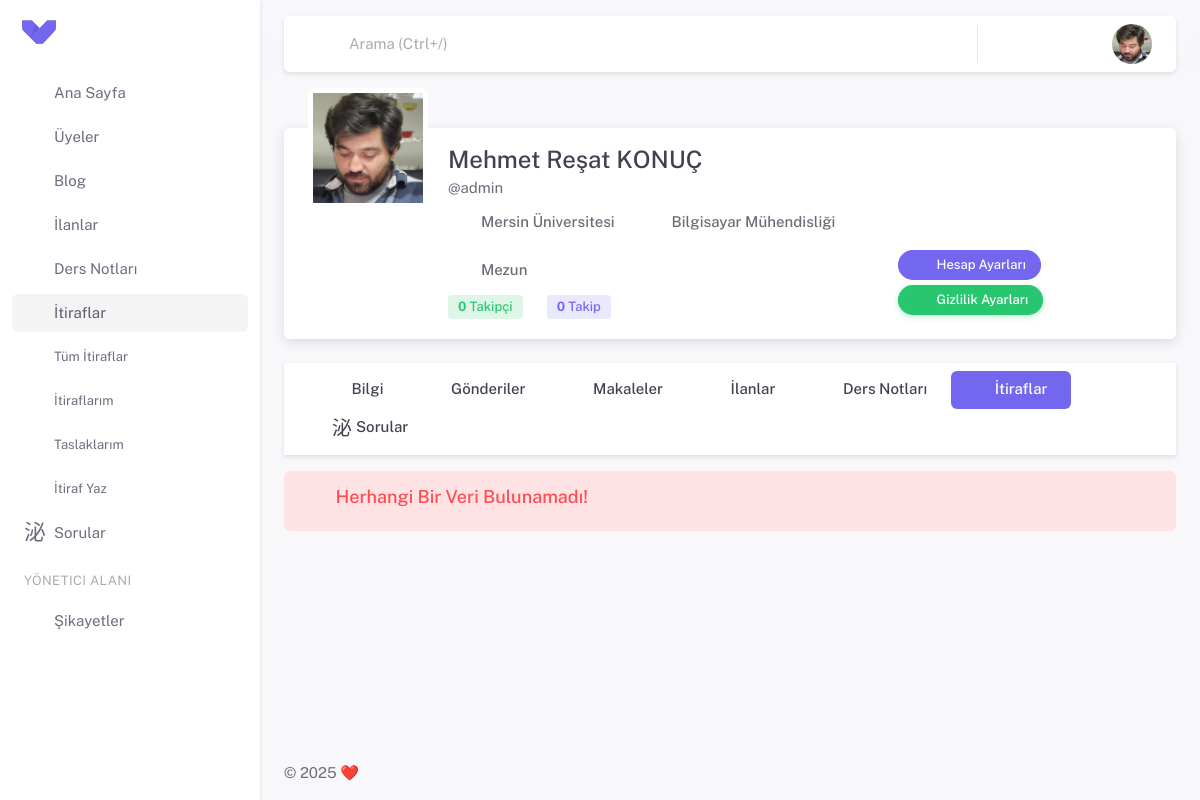
Page /profile/admin/confessions/ (signed in) on the earlier database version.
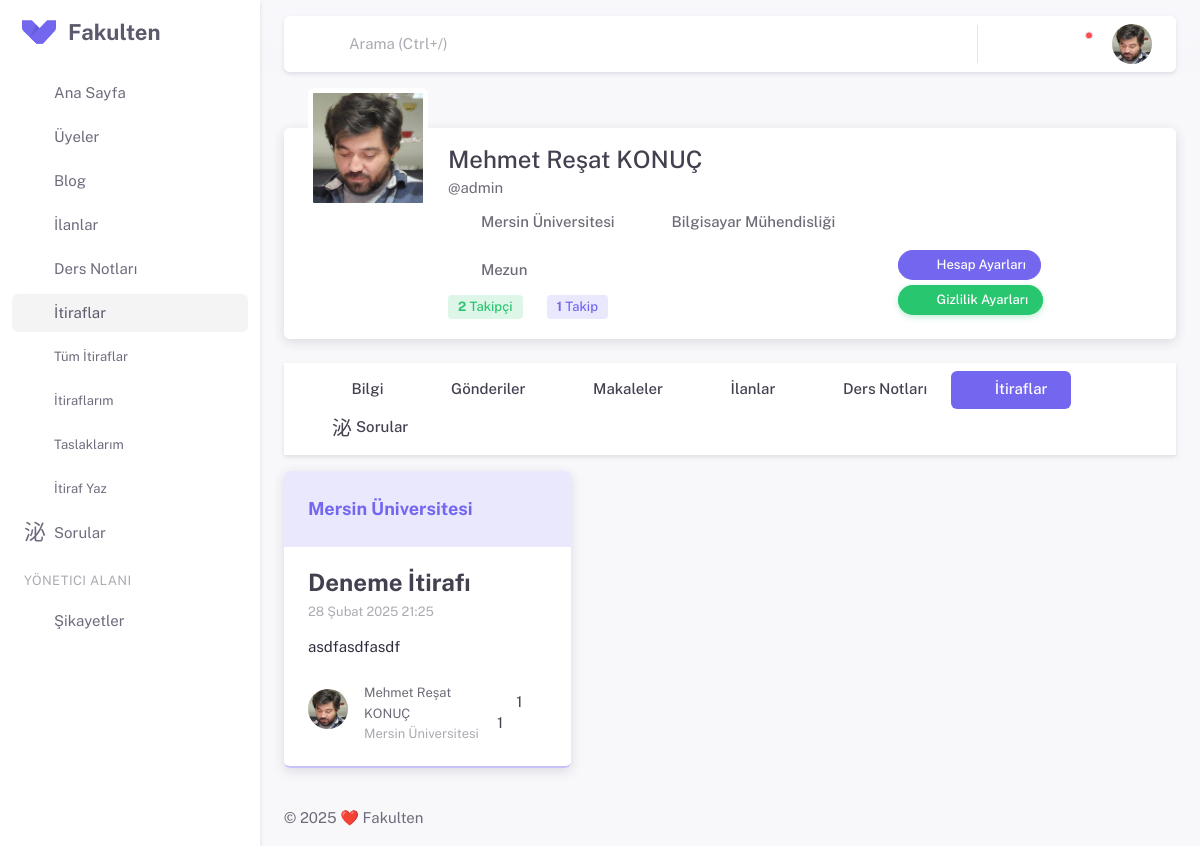
Same page on the later database version.
### apps/profiles/models.py (models this page shows, shortened)
class EducationalInformationModel(models.Model):
    user = models.OneToOneField(settings.AUTH_USER_MODEL,
                             on_delete=models.CASCADE, related_name='educational_information', db_index=True)
    country = models.ForeignKey(inputs.CountriesModel,
                             on_delete=models.CASCADE, db_index=True)
    university = models.ForeignKey(inputs.UniversitiesModel,
                             on_delete=models.CASCADE, db_index=True)
    department = models.ForeignKey(inputs.DepartmentsModel,
                             on_delete=models.CASCADE, db_index=True)
    status = models.ForeignKey(inputs.StatusModel,
                             on_delete=models.CASCADE, db_index=True)

class ProfilePictureModel(models.Model):
    user = models.OneToOneField(settings.AUTH_USER_MODEL, on_delete=models.CASCADE, related_name='profile_photo')
    profile_photo = models.ImageField(
        upload_to='profile_photos', blank=True, null=True)

### apps/inputs/models.py (models this page shows)
class UniversitiesModel(models.Model):
    countries = models.ForeignKey(CountriesModel, on_delete=models.CASCADE)
    universities = models.CharField(max_length=255)
    def __str__(self):
        return self.universities

class DepartmentsModel(models.Model):
    universities = models.ManyToManyField(UniversitiesModel)
    departments = models.CharField(max_length=255)
    def __str__(self):
        return self.departments

class StatusModel(models.Model):
    status = models.CharField(max_length=55)
    def __str__(self):
        return self.status

### apps/settings/models.py (models this page shows, shortened)
class SiteSettingsModel(models.Model):
    site_name = models.CharField(max_length=50, verbose_name="Site Adı")
    site_description = models.TextField(verbose_name="Site Açıklaması")
    class Meta:
        verbose_name = "Site Ayarı"
        verbose_name_plural = "Site Ayarları"

### apps/confessions/models.py (models this page shows, shortened)
class ConfessionsModel(models.Model):
    user = models.ForeignKey(settings.AUTH_USER_MODEL,
                            on_delete=models.CASCADE, related_name='confessions')
    title = models.CharField(max_length=155)
    description = models.TextField(blank=True, null=True)
    comments = GenericRelation(Comment)
    likes = GenericRelation(Likes)
    create_at = models.DateTimeField(auto_now_add=True)
    country = models.ForeignKey(CountriesModel,
                        on_delete=models.CASCADE)
    university = models.ForeignKey(UniversitiesModel,
                        on_delete=models.CASCADE)
    is_privacy = models.BooleanField(default=True)
    is_published = models.BooleanField(default=False)
    slug = models.SlugField(unique=True, max_length=160, blank=True, editable=False)

### apps/profiles/views.py (the view)
# urls.py: path('<str:username>/confessions/', views.ConfessionsProfileView.as_view(), name='confessions_profile'),
class ConfessionsProfileView(LoginRequiredMixin, View):
    template = 'profiles/confessions.html'
    paginate_by = 12
    context = {
        'siteTitle' : 'Profil',
    }
    def get(self, request, username):
        users = get_user_model()  # Varsayılan kullanıcı modelini al
        profile = get_object_or_404(
            users.objects.select_related(
                'educational_information',
                'privacy',
                'profile_photo'
            ).prefetch_related(
                'followers',
                'following',
                'follow_requests_received',
                'confessions',
            ),
            username=username
        )
        confessions = profile.confessions.filter(is_privacy = False, is_published = True).prefetch_related('likes', 'comments')
        paginator = Paginator(confessions, self.paginate_by)
        page_number = request.GET.get('page')
        page_obj = paginator.get_page(page_number)
        followers = profile.followers.filter(follower=request.user)
        self.context.update({
            'siteTitle': f'{profile.first_name} {profile.last_name} - İtirafları',
            'profile': profile,
            'data':page_obj,
            'followers':followers,
        })
        return render(request, self.template, self.context)

### apps/comments/models.py (called while the page is built)
    def get_notifications_comment_context(self):
        context = {
        'message' : 'yorumunuza yorum yaptı.',
        'content_title' : self.text,
        'content_url' : reverse('comment_detail', kwargs={'comment_id': self.id}),
        }
        return context

    def get_notifications_like_context(self):
        context = {
        'message' : 'yorumunuzu beğendi.',
        'content_title' : self.text,
        'content_url' : reverse('comment_detail', kwargs={'comment_id': self.id}),
        }
        return context

### apps/profiles/templates/profiles/confessions.html (shortened to what this page needs)
{% extends 'profiles/partials/base.html' %}
{% load static %}
{% block profile_css %}
<link rel="stylesheet" href="{% static 'assets/vendor/css/pages/page-profile.css' %}" />
<link rel="stylesheet" href="{% static 'assets/vendor/libs/bootstrap-select/bootstrap-select.css' %}" />
<link rel="stylesheet" href="{% static 'assets/vendor/libs/spinkit/spinkit.css' %}" />
<link rel="stylesheet" href="{% static 'assets/css/pages/blogs/index.css' %}" />
{% endblock profile_css%}
{% block profile_content %}
<div class="row infinite-container row-cols-1 row-cols-md-2 row-cols-lg-3 g-4">
   {% for item in data %}
   <div class="col infinite-item">
      <div class="card card-border-shadow-primary h-100">
         <div class="card-header bg-label-primary mb-4">
            <h5 class="text-primary mb-0 fw-bold">{{item.university}}</h5>
         </div>
         <div class="card-body">
            <a href="{% url 'confession_details' item.slug %}">
               <h4 class="card-title fw-bold mb-0">{{ item.title|truncatewords:6 }}</h4>
            </a>
            <small class="text-muted">{{ item.create_at }}</small>
            <a href="{% url 'confession_details' item.slug %}">
               <div class="text-black mt-4">{{ item.description|safe|truncatewords:30 }}</div>
            </a>
         </div>
         <div class="card-footer">
            <div class="d-flex justify-content-between align-items-center">
               <div class="d-flex align-items-center text-muted">
                  {% if not item.is_privacy %}
                  <div class="avatar avatar-md me-2 flex-shrink-0">
                     {% if profile.profile_photo.profile_photo %}
                        <img src="{{ profile.profile_photo.profile_photo.url }}"
                             alt="Yazar Profil Fotoğrafı"
                             class="rounded-circle me-2"
                             style="width: 40px; height: 40px;">
                     {% else %}
                     <span class="avatar-initial rounded-circle bg-label-primary">{{ profile.first_name|first }}{{ profile.last_name|first }}</span>
                     {% endif %}
                  </div>
                     <div>
                        <a href="{% url 'profile' profile.username %}">
                           <small class="text-body">{{ profile.first_name }} {{ profile.last_name }}</small>
                        </a>
                        <div>
                           <small>{{ profile.educational_information.university }}</small>
                        </div>
                     </div>
                  {% endif %}
               </div>
               <div>
                 <span class="me-3"><i class="ti ti-heart-filled text-primary"></i> {{ item.likes.count }}</span>
                 <span> {{ item.comments.count }}</span>
               </div>
            </div>
         </div>
      </div>
   </div>
   {% empty %}
   <div class="col-lg-12">
      <div class="col-lg-12 alert alert-danger alert-dismissible d-flex" role="alert">
         <i class="ti ti-eye-x ti-28px me-4"></i>
         <div class="d-flex flex-column ps-1">
            <h5 class="alert-heading mb-2">Herhangi Bir Veri Bulunamadı!</h5>
         </div>
      </div>
   </div>
   {% endfor %}
</div>
{% endblock %}

### apps/profiles/templates/profiles/partials/base.html (shortened to what the changed rows need)
{% extends 'partials/base.html' %}
{% load static %}
{% block extra_css %}
<link rel="stylesheet" href="{% static 'assets/vendor/css/pages/page-profile.css' %}" />
<link rel="stylesheet" href="{% static 'assets/fancybox/jquery.fancybox.min.css' %}">
{% block profile_css %}
{% endblock %}
{% endblock %}
{% block content %}
<div class="row mt-8">
   <div class="col-12">
      <div class="card mb-6">
         <div class="user-profile-header d-flex flex-column flex-lg-row text-sm-start text-center mb-5">
            <div class="flex-grow-1 mt-3 mt-lg-5">
               <div
                  class="d-flex align-items-md-end justify-content-md-between  mx-5 flex-md-row flex-column gap-4">
                  <div class="user-profile-info">
                     <h4 class="mb-0 mt-lg-6">{{profile.first_name}} {{profile.last_name}} {% if profile.privacy.is_private %}<i class="ti ti-lock"></i>{%endif%}</h4>
                     <span data-bs-toggle="tooltip" data-bs-placement="top" title="Kullanıcı Adı">@{{profile.username}}</span>
                     <ul
                        class="list-inline mb-0 d-flex align-items-center flex-wrap justify-content-sm-start justify-content-center gap-4 my-2">
                        <li class="list-inline-item d-flex gap-2 align-items-center">
                           <i class="ti ti-building-bank ti-lg"></i><span class="fw-medium">{{profile.educational_information.university}}</span>
                        </li>
                        <li class="list-inline-item d-flex gap-2 align-items-center">
                           <i class="ti ti-address-book ti-lg"></i><span class="fw-medium">{{profile.educational_information.department}}</span>
                        </li>
                        <li class="list-inline-item d-flex gap-2 align-items-center">
                           <i class="ti ti-school ti-lg"></i><span class="fw-medium">{{profile.educational_information.status}}</span>
                        </li>
                     </ul>
                     <ul class="list-inline mb-0 d-flex align-items-center flex-wrap justify-content-sm-start justify-content-center gap-4 my-2">
                        <li class="list-inline-item d-flex gap-2 align-items-center">
                           {% if user == profile %}
                           <a href="{% url 'followers_profile' %}">
                           <span class="badge bg-label-success" id="follower-count"><strong>{{profile.followers.count}}</strong> Takipçi</span>
                           </a>
                           {%else%}
                           <span class="badge bg-label-success" id="follower-count"><strong>{{profile.followers.count}}</strong> Takipçi</span>
                           {%endif%}
                        </li>
                        <li class="list-inline-item d-flex gap-2 align-items-center">
                           {% if user == profile %}
                           <a href="{% url 'following_profile' %}">
                           <span class="badge bg-label-primary"><strong>{{profile.following.count}}</strong> Takip</span>
                           </a>
                           {%else%}
                           <span class="badge bg-label-primary"><strong>{{profile.following.count}}</strong> Takip</span>
                           {%endif%}
                        </li>
                     </ul>
                  </div>
               </div>
            </div>
         </div>
      </div>
   </div>
</div>
{%if profile.privacy.is_private and profile != user and not followers  %}
<div class="alert alert-solid-danger d-flex align-items-center" role="alert">
   <span class="alert-icon rounded">
   <i class="ti ti-lock"></i>
   </span>
   Gizli Hesap Sadece Takipçileri Görüntüleyebilir.
</div>
{%else %}
{% block profile_content %}
{% endblock %}
{%endif%}
{% endblock %}

### templates/partials/sidebar.html (shortened to what this page needs)
<aside id="layout-menu" class="layout-menu menu-vertical menu bg-menu-theme">
    <div class="app-brand demo">
      <a href="{% url 'home' %}" class="app-brand-link">
        <span class="app-brand-logo demo">
        </span>
        <span class="app-brand-text demo menu-text fw-bold">{{site_settings.site_name}}</span>
      </a>
      <a href="javascript:void(0);" class="layout-menu-toggle menu-link text-large ms-auto">
        <i class="ti menu-toggle-icon d-none d-xl-block align-middle"></i>
      </a>
    </div>
    {% with current_page=request.resolver_match.url_name %}
    <ul class="menu-inner py-1">
      <li class="menu-item {% if current_page == 'home' %} active{% endif %}">
        <a href="{% url 'home' %}" class="menu-link">
          <i class="menu-icon tf-icons ti ti-smart-home"></i>
          <div>Ana Sayfa</div>
        </a>
      </li>
      <li class="menu-item {% if current_page == 'members' %} active{% endif %}">
        <a href="{% url 'members' %}" class="menu-link">
          <i class="menu-icon tf-icons ti ti-user-search"></i>
          <div>Üyeler</div>
        </a>
      </li>
      <li class="menu-item {% if '/blogs/' in request.path %} active open{% endif %}">
        <a href="" class="menu-link menu-toggle">
          <i class="menu-icon tf-icons ti ti-blockquote"></i>
          <div>Blog</div>
        </a>
      </li>
      <li class="menu-item {% if '/marketplace/' in request.path %} active open{% endif %}">
        <a href="{% url 'marketplace' %}" class="menu-link menu-toggle">
          <i class="menu-icon tf-icons ti ti-building-store"></i>
          <div>İlanlar</div>
        </a>
      </li>
      <li class="menu-item {% if '/documents/' in request.path %} active open{% endif %}">
        <a href="" class="menu-link menu-toggle">
          <i class="menu-icon tf-icons ti ti-notebook"></i>
          <div>Ders Notları</div>
        </a>
      </li>
      <li class="menu-item {% if '/confessions/' in request.path %} active open{% endif %}">
        <a href="{% url 'confessions' %}" class="menu-link menu-toggle">
          <i class="menu-icon ti-icons ti ti-spy"></i>
          <div>İtiraflar</div>
        </a>
        <ul class="menu-sub">
          <li class="menu-item {% if current_page == 'confessions' %} active{% endif %}">
            <a href="{% url 'confessions' %}" class="menu-link">
              <small>Tüm İtiraflar</small>
            </a>
          </li>
         {% if user.is_authenticated %}
          <li class="menu-item {% if current_page == 'my_confessions' %} active{% endif %}">
            <a href="{% url 'my_confessions' %}" class="menu-link">
              <small>İtiraflarım</small>
            </a>
          </li>
          <li class="menu-item {% if current_page == 'my_draft_confessions' %} active{% endif %}">
            <a href="{% url 'my_draft_confessions' %}" class="menu-link">
              <small>Taslaklarım</small>
            </a>
          </li>
          <li class="menu-item {% if current_page == 'confessions_add' or current_page == 'confessions_edit' %} active{% endif %}">
            <a href="{% url 'confessions_add' %}" class="menu-link">
              <small>İtiraf Yaz</small>
            </a>
          </li>
         {%endif%}
        </ul>
      </li>
      <li class="menu-item {% if '/questions/' in request.path %} active open{% endif %}">
        <a href="" class="menu-link menu-toggle">
          <i class="menu-icon ti-icons ti ti-message-2-question"></i>
          <div>Sorular</div>
        </a>
      </li>
      {% if user.is_superuser %}
      <li class="menu-header small">
        <span class="menu-header-text">Yönetici Alanı</span>
      </li>
      <li class="menu-item {% if '/complaints/' in request.path %} active open{% endif %}">
        <a href="{% url 'complaint_dashboard' %}" class="menu-link">
          <i class="menu-icon ti-icons ti ti-message-report"></i>
          <div>Şikayetler</div>
        </a>
      </li>
      {%endif%}
    </ul>
    {% endwith %}
  </aside>

### templates/partials/footer.html (shortened to what this page needs)
<footer class="content-footer footer bg-footer-theme">
  <div class="container-xxl">
    <div
      class="footer-container d-flex align-items-center justify-content-between py-4 flex-md-row flex-column">
      <div class="text-body">
        ©
        ❤️ <a href="#" target="_blank" class="footer-link">{{site_settings.site_name}}</a>
      </div>
    </div>
  </div>
</footer>

Differences in the rows shown:
added SiteSettingsModel: site_name "Fakulten"
added ConfessionsModel: university "Mersin Üniversitesi", title "Deneme İtirafı", create_at "28 Şubat 2025 21:25", description "asdfasdfasdf", profile_photo.profile_photo (picture), {{ profile.first_name }} "Mehmet Reşat", {{ profile.last_name }} "KONUÇ", {{ profile.educational_information.university }} "Mersin Üniversitesi", likes.count "1", comments.count "1"
Other differences:
{{ profile.followers.count }}: "0" → "2"
{{ profile.following.count }}: "0" → "1"
text no longer shown: "Herhangi Bir Veri Bulunamadı!"
